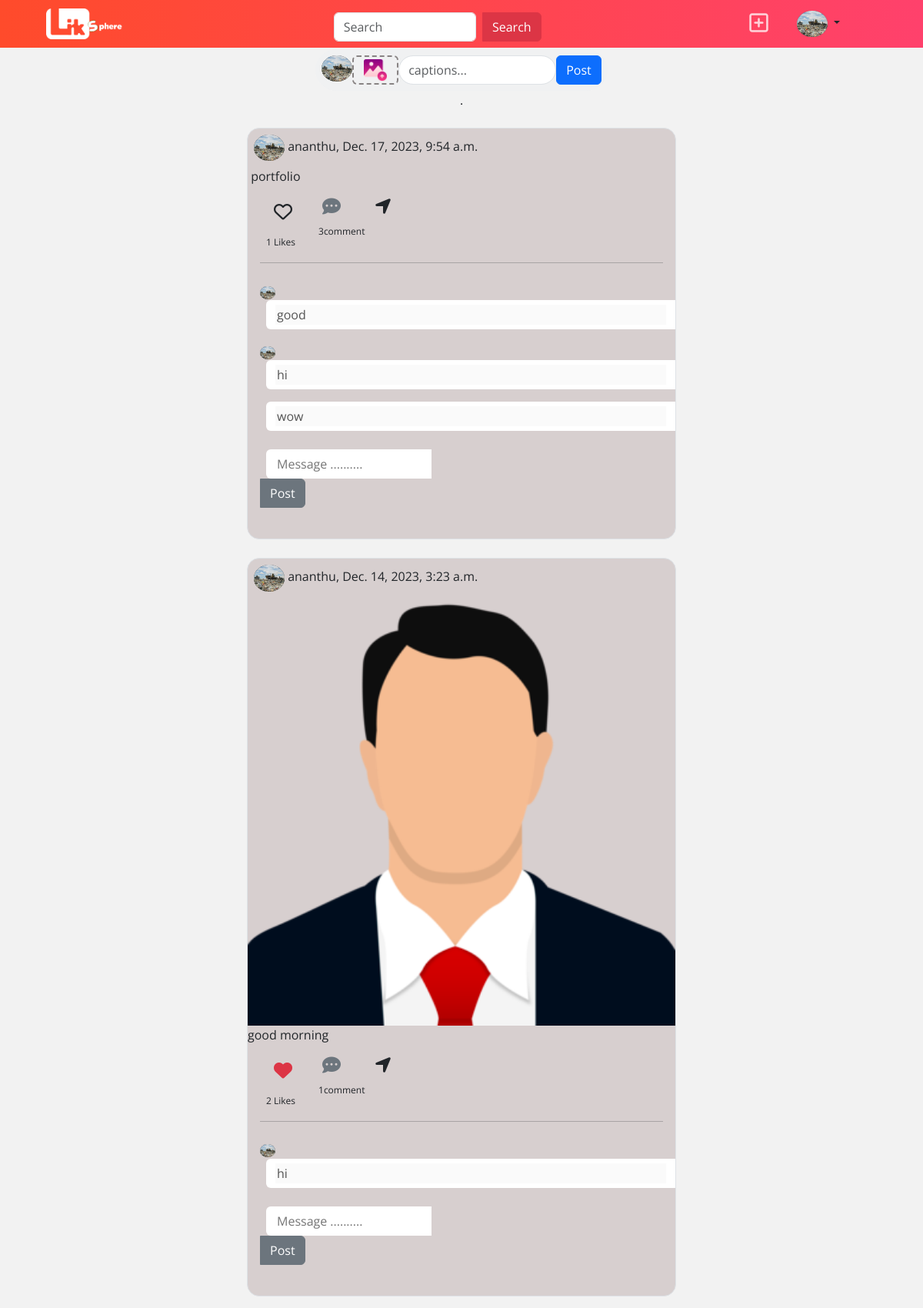
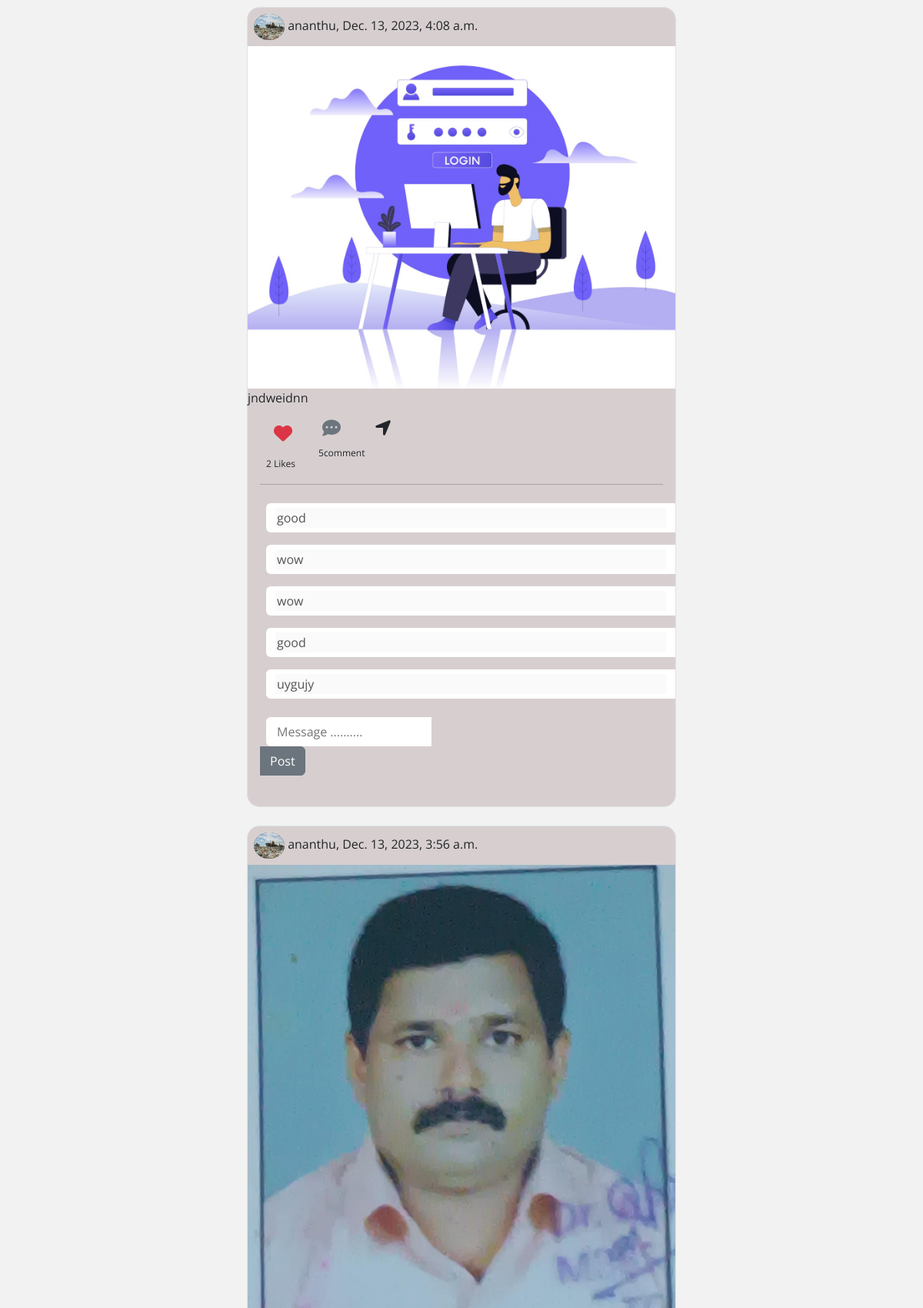
Page /index (signed in, upper part) on the committed database (2 pictures, top to bottom).
### social/models.py (models this page shows, shortened)
class UserProfile(models.Model):
    user=models.OneToOneField(User,on_delete=models.CASCADE,related_name="profile")
    address=models.CharField(max_length=200,null=True)
    phone=models.CharField(max_length=200,null=True)
    profile_pic=models.ImageField(upload_to="profilepics",null=True,blank=True)
    dob=models.DateField(null=True)
    bio=models.CharField(max_length=200,null=True)
    following=models.ManyToManyField("self",related_name="followed_by",symmetrical=False,null=True)
    block=models.ManyToManyField("self",related_name="blocked",symmetrical=False,null=True)

class Posts(models.Model):
    user=models.ForeignKey(User,on_delete=models.CASCADE,related_name="userpost")
    title=models.CharField(max_length=200)
    post_image=models.ImageField(upload_to="posters",null=True,blank=True)
    created_date=models.DateTimeField(auto_now_add=True)
    liked_by=models.ManyToManyField(User,related_name="post_like")

class Comments(models.Model):
    user=models.ForeignKey(User,related_name="comment",on_delete=models.CASCADE)
    text=models.CharField(max_length=200)
    created_date=models.DateTimeField(auto_now_add=True)
    post=models.ForeignKey(Posts,related_name="post_comments",on_delete=models.CASCADE)

### social/views.py (the view, shortened to what this page needs)
# urls.py: path('index',views.IndexView.as_view(),name="index"),
@method_decorator(decs,name="dispatch")
class IndexView(CreateView,ListView):
    template_name="index.html"
    form_class=PostForm
    model=Posts
    context_object_name="data"
    def get_queryset(self):
        blocked_profile=self.request.user.profile.block.all()
        blockedprofile_id=[pr.user.id for pr in blocked_profile]
        qs=Posts.objects.all().exclude(user__id__in=blockedprofile_id).order_by("-created_date")
        return qs
    def get_context_data(self,**kwargs):
        context=super().get_context_data(**kwargs)
        current_date=timezone.now()
        context["stories"]=Stories.objects.filter(expiry_date__gte=current_date)
        return context

### social/forms.py
class PostForm(forms.ModelForm):
    class Meta:
        model=Posts
        fields=["title","post_image"]

### social/templates/index.html (shortened to what this page needs)
<!DOCTYPE html>
{%load static%}
<html lang="en">
<head>
    <link href="https://cdn.jsdelivr.net/npm/bootstrap@5.3.2/dist/css/bootstrap.min.css" rel="stylesheet">
    <link rel="stylesheet" href="https://cdnjs.cloudflare.com/ajax/libs/font-awesome/6.5.1/css/all.min.css"/>
    <link rel="stylesheet" href="{%static 'social/css/index.css'%}">
</head>
<body>
    <nav class="navbar fixed-top  p-0" style="	background: #FF416C;
	background: -webkit-linear-gradient(to right, #FF4B2B, #FF416C);
	background: linear-gradient(to right, #FF4B2B, #FF416C);" >
        <div class="container-fluid">
          <a class="navbar-brand" href="#">
            <img src="{%static 'social/images/linkspherena.png'%}" alt="Logo" width="100" height="h-auto" class="ms-5">
          </a>
            <div class="container mt-3 w-50 mb-2">
                <div class="row justify-content-center">
                <div class="col-lg-6">
                    <form class="d-flex">
                    <input class="form-control me-2" type="search" placeholder="Search" aria-label="Search">
                    <button class="btn btn-danger rounded-start-0" type="submit">Search</button>
                    </form>
                </div>
                </div>
            </div>
            <button type="button" class="btn" data-bs-toggle="modal" data-bs-target="#exampleModal">
                <i class="fa-regular fa-square-plus me-4 fs-3 text-white opacity-75"></i>
            </button>
        <div class="dropdown nav-item mr-lg-4" style="margin-right: 6em;">
            <a href="#" data-toggle="dropdown" class="nav-link dropdown-toggle">
                {%if request.user.profile.profile_pic%}
                    <img class="profile-small" src="{{request.user.profile.profile_pic.url}}" alt="Avatar">
                {%else%}
                    <img class="profile-small" src="{%static 'social/images/profilepic.png'%}" alt="Avatar">
                {%endif%}
            </a>
        </div>
    </nav>
    <div class="container d-flex flex-column justify-content-center align-items-center mt-5">
        <form action="" method="post" enctype="multipart/form-data">
            <div class="container rounded-pill post p-2 mt-3 d-flex justify-content-evenly">
                <div class="">
                {%if request.user.profile.profile_pic%}
                <img class="profile-small" src="{{request.user.profile.profile_pic.url}}" alt="Avatar">
                {%else%}
                <img class="profile-small" src="{%static 'social/images/profilepic.png'%}" alt="Avatar">
                {%endif%}
                </div>
                <div class="">
                    <label class="upload d-flex justify-content-center align-items-center" style="width: 60px;" for="file"><img src="{%static 'social/images/upload.png'%}" style="width: 30px;" alt=""></label>
                </div>
                <div class="">
                    <input class="form-control rounded-pill" type="text" name="title" id="" placeholder="captions...">
                </div>
                <div class="">
                    <button class="btn btn-primary" type="submit">Post</button>
                </div>
            </div>
        </form>
                <div>
                    <span>.</span>
                </div>
        {%for post in data%}
        <div class="border border-1 rounded-4 mt-4 w-50" style="background-color: rgb(215, 207, 207);">
            <div class="ms-2 mt-2 mb-2">
                {%if post.user.profile.profile_pic%}
                <img class="profile-small" src="{{post.user.profile.profile_pic.url}}" alt="Avatar">
                {%else%}
                <img class="profile-small" src="{%static 'social/images/post.png'%}" alt="Avatar">
                {%endif%}
                {{post.user}}, {{post.created_date}}
            </div>
            <div>
                {%if post.post_image%}
                <img src="{{post.post_image.url}}" class="h-auto w-100" alt="">
                {%endif%}
                {{post.title}}
            </div>
            <div class="ms-2 mt-2 mb-2 d-flex align-items-start">
                <form action="{%url 'like' post.id%}" method="post" class="d-flex">
                    {%if request.user in post.liked_by.all%}
                        <div class="d-block flex-column">
                            <div>
                                <button type="submit" name="action" value="dislike" class="btn"><i class="fa-solid fa-heart fs-4 text-danger btn"></i></button>
                            </div>
                            <div>
                                <span class="ms-3 spa">{{post.liked_by.all.count}} Likes</span>
                            </div>
                        </div>
                    {%else%}
                        <div class="d-block flex-column">
                            <div>
                                <button type="submit" name="action" value="like" class="btn"><i class="fa-regular fa-heart fs-4 text-dark btn"></i></button>
                            </div>
                            <div>
                                <span class="ms-3 spa">{{post.liked_by.all.count}} Likes</span>
                            </div>
                        </div>
                    {%endif%}
                </form>
                <div class="d-block flex-column">
                    <div>
                        <i class="fa-solid fa-comment-dots fs-4 text-secondary btn"></i>
                    </div>
                    <div>
                        <span class="ms-2 spa">{{post.post_comments.all.count}}comment</span>
                    </div>
                </div>
                <div class="d-block flex-column">
                    <div>
                        <i class="fa-solid fa-location-arrow fs-4 btn"></i>
                    </div>
                </div>
            </div>
            <hr class="ms-3 me-3">
            {%for c in post.post_comments.all%}
                <div class="p-2 ms-2">
                    <div>
                        {%if c.user.profile.profile_pic%}
                            <img class="profile-xsmall" src="{{c.user.profile.profile_pic.url}}" alt="">
                        {%endif%}
                    </div>
                    <div class="ms-2 comment form-control rounded-end-0 border-0">
                        <input type="text" name="" value="{{c.text}}" disabled id="" placeholder="Message .........." class="border-0 w-100">
                    </div>
                </div>
            {%endfor%}
            <div class="d-flex align-items-center mb-4 p-3">
            <form action="{% url 'comment' post.id%}" method="post">
            <div class="ms-2 comment form-control rounded-end-0 border-0">
                <input type="text" name="text" id="" placeholder="Message .........." class="border-0 w-100">
            </div>
            <div>
                <button type="submit" class="btn btn-secondary rounded-start-0">Post</button>
            </div>
            </form>
            </div>
        </div>
        {%endfor%}
    </div>
</body>
</html>

### social/static/social/css/index.css (style rules this page uses)
body { background: #f2f2f2; font-family: 'Open Sans', sans-serif; }
.profile-small { width:40px; border-radius: 50%; background-color: rgb(68, 68, 68); }
.profile-xsmall { width:20px; border-radius: 50%; background-color: rgb(68, 68, 68); }
.spa { font-size: 12px; }
.upload { height: 100%; width: 100%; border-radius: 6px; border: 2px dashed #888383; }
.post { background-color: #f0f1f2; }

### rows in the picture
Posts: user.profile.profile_pic (picture), user "ananthu", created_date "Dec. 17, 2023, 9:54 a.m.", title "portfolio", liked_by.all.count "1", post_comments.all.count "3"
Comments: user.profile.profile_pic (picture), text "good"
Comments: user.profile.profile_pic (picture), text "hi"
Comments: text "wow"
Posts: user.profile.profile_pic (picture), user "ananthu", created_date "Dec. 14, 2023, 3:23 a.m.", post_image (picture), title "good morning", liked_by.all.count "2", post_comments.all.count "1"
Comments: user.profile.profile_pic (picture), text "hi"
Posts: user.profile.profile_pic (picture), user "ananthu", created_date "Dec. 13, 2023, 4:08 a.m.", post_image (picture), title "jndweidnn", liked_by.all.count "2", post_comments.all.count "5"
Comments: text "good"
Comments: text "wow"
Comments: text "wow"
Comments: text "good"
Comments: text "uygujy"
Posts: user.profile.profile_pic (picture), user "ananthu", created_date "Dec. 13, 2023, 3:56 a.m.", post_image (picture)
